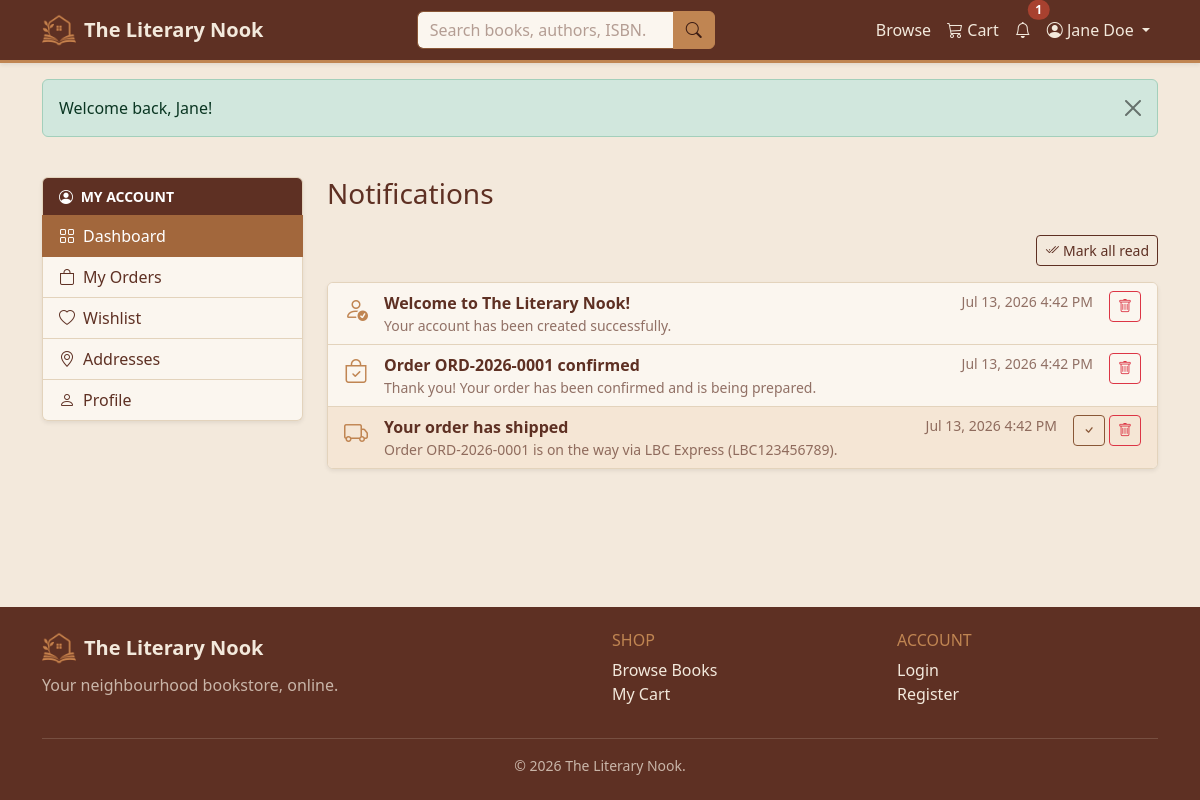
The app's page /customer/notifications.php (signed in) with its own data.
### tables this page shows
CREATE TABLE notifications (
    notification_id INT UNSIGNED NOT NULL AUTO_INCREMENT,
    user_id         INT UNSIGNED NOT NULL,
    type            ENUM('registration','order','shipping','promo','system') NOT NULL,
    subject         VARCHAR(150) NOT NULL,
    message         TEXT         NOT NULL,
    is_read         TINYINT(1)   NOT NULL DEFAULT 0,
    created_at      TIMESTAMP    NOT NULL DEFAULT CURRENT_TIMESTAMP,
    PRIMARY KEY (notification_id),
    KEY idx_notif_user (user_id),
    CONSTRAINT fk_notif_user FOREIGN KEY (user_id)
        REFERENCES users (user_id) ON DELETE CASCADE ON UPDATE CASCADE
);

### config/database.php (called while the page is built, shortened)
<?php
try {
    $conn = mysqli_connect(DB_HOST, DB_USER, DB_PASS, DB_NAME);
    mysqli_set_charset($conn, 'utf8mb4');
} catch (mysqli_sql_exception $e) {
    error_log('Database connection failed: ' . $e->getMessage());
    http_response_code(503);
    echo '<div style="font-family:system-ui,sans-serif;max-width:640px;margin:3rem auto;'
       . 'padding:1.5rem;border:1px solid #e3d3bc;border-radius:.75rem">'
       . '<h3 style="color:#a8412f;margin-top:0">Service temporarily unavailable</h3>'
       . '<p>The site cannot reach its database right now. Please try again shortly.</p>'
       . '</div>';
    exit;
}
function db_types(array $params): string
{
    $types = '';
    foreach ($params as $p) {
        if (is_int($p))        $types .= 'i';
        elseif (is_float($p))  $types .= 'd';
        else                   $types .= 's';
    }
    return $types;
}
function db_run(string $sql, array $params = [], string $types = '')
{
    global $conn;
    $stmt = mysqli_prepare($conn, $sql);
    if ($params) {
        if ($types === '') $types = db_types($params);
        mysqli_stmt_bind_param($stmt, $types, ...$params);
    }
    mysqli_stmt_execute($stmt);
    return $stmt;
}
function db_all(string $sql, array $params = [], string $types = ''): array
{
    $stmt = db_run($sql, $params, $types);
    $res  = mysqli_stmt_get_result($stmt);
    $rows = mysqli_fetch_all($res, MYSQLI_ASSOC);
    return $rows;
}

### functions/functions.php (called while the page is built, shortened)
<?php
function e($value): string
{
    return htmlspecialchars((string) $value, ENT_QUOTES, 'UTF-8');
}
function nice_datetime($datetime): string
{
    return date('M d, Y g:i A', strtotime($datetime));
}

### customer/notifications.php (the view, shortened to what this page needs)
<?php
$uid = (int) $_SESSION['user_id'];
$notifs = db_all('SELECT * FROM notifications WHERE user_id=? ORDER BY created_at DESC', [$uid]);
$icons = ['registration'=>'bi-person-check','order'=>'bi-bag-check','shipping'=>'bi-truck','promo'=>'bi-megaphone','system'=>'bi-gear'];
include INCLUDES_PATH . '/header.php';
include INCLUDES_PATH . '/dash_open.php';
?>
<?php if ($notifs): ?>
  <form method="post" class="mb-3 text-end"><?= csrf_field() ?><input type="hidden" name="action" value="read_all">
    <button class="btn btn-sm btn-outline-dark"><i class="bi bi-check2-all me-1"></i>Mark all read</button></form>
<?php endif; ?>
<div class="card shadow-sm">
  <div class="list-group list-group-flush">
    <?php if (!$notifs): ?>
      <div class="empty-state"><i class="bi bi-bell-slash d-block mb-2"></i>No notifications.</div>
    <?php else: foreach ($notifs as $n): ?>
      <div class="list-group-item d-flex align-items-start gap-3 <?= $n['is_read']?'':'bg-warning-subtle' ?>">
        <i class="bi <?= $icons[$n['type']] ?? 'bi-bell' ?> fs-4 text-warning"></i>
        <div class="flex-grow-1">
          <div class="d-flex justify-content-between">
            <strong><?= e($n['subject']) ?></strong>
            <small class="text-muted"><?= nice_datetime($n['created_at']) ?></small>
          </div>
          <div class="text-muted small"><?= e($n['message']) ?></div>
        </div>
        <div class="d-flex gap-1">
          <?php if (!$n['is_read']): ?>
            <form method="post"><?= csrf_field() ?><input type="hidden" name="action" value="read">
              <button class="btn btn-sm btn-outline-secondary" title="Mark read"><i class="bi bi-check"></i></button></form>
          <?php endif; ?>
          <form method="post"><?= csrf_field() ?><input type="hidden" name="action" value="delete">
            <button class="btn btn-sm btn-outline-danger" title="Delete"><i class="bi bi-trash"></i></button></form>
        </div>
      </div>
    <?php endforeach; endif; ?>
  </div>
</div>
<?php include INCLUDES_PATH . '/dash_close.php'; include INCLUDES_PATH . '/footer.php'; ?>

### assets/css/style.css (style rules this page uses)
:root { --ln-cream: #F3E9DC; --ln-caramel: #C08552; --ln-brownie: #5E3023; --ln-coffee: #895737; --ln-cream-100: #FBF6EF; --ln-cream-300: #E3D3BC; --ln-cream-400: #D6C0A3; --ln-caramel-600: #A2673C; --ln-caramel-700: #8F5A34; --ln-caramel-800: #7C4E2D; --ln-coffee-700: #6F452B; --ln-brownie-700: #4A2419; --ln-brownie-900: #3B1C14; --ln-caramel-soft: rgba(192, 133, 82, .14); --ln-brownie-muted: rgba(94, 48, 35, .68); --bs-primary: #A2673C; --bs-primary-rgb: 162, 103, 60; --bs-secondary: #895737; --bs-secondary-rgb: 137, 87, 55; --bs-info: #895737; --bs-info-rgb: 137, 87, 55; --bs-warning: #C08552; --bs-warning-rgb: 192, 133, 82; --bs-dark: #5E3023; --bs-dark-rgb: 94, 48, 35; --bs-light: #F3E9DC; --bs-light-rgb: 243, 233, 220; --bs-success: #4F6F52; --bs-success-rgb: 79, 111, 82; --bs-danger: #A8412F; --bs-danger-rgb: 168, 65, 47; --bs-body-bg: var(--ln-cream); --bs-body-color: var(--ln-brownie); --bs-body-color-rgb: 94, 48, 35; --bs-emphasis-color: var(--ln-brownie); --bs-heading-color: var(--ln-brownie); --bs-secondary-color: var(--ln-brownie-muted); --bs-tertiary-color: rgba(94, 48, 35, .5); --bs-secondary-bg: var(--ln-cream-300); --bs-secondary-bg-rgb: 227, 211, 188; --bs-tertiary-bg: var(--ln-cream); --bs-tertiary-bg-rgb: 243, 233, 220; --bs-border-color: var(--ln-cream-300); --bs-border-color-translucent: rgba(94, 48, 35, .16); --bs-code-color: var(--ln-coffee); --bs-link-color: var(--ln-coffee); --bs-link-color-rgb: 137, 87, 55; --bs-link-hover-color: var(--ln-brownie); --bs-link-hover-color-rgb: 94, 48, 35; --bs-focus-ring-color: rgba(192, 133, 82, .35); --bs-primary-bg-subtle: #F0E1D2; --bs-primary-border-subtle: var(--ln-cream-400); --bs-primary-text-emphasis: var(--ln-brownie); --bs-secondary-bg-subtle: #EFE2D4; --bs-secondary-border-subtle: var(--ln-cream-400); --bs-secondary-text-emphasis: var(--ln-coffee-700); --bs-info-bg-subtle: #EFE2D4; --bs-info-border-subtle: var(--ln-cream-400); --bs-info-text-emphasis: var(--ln-coffee-700); --bs-warning-bg-subtle: #F5E6D5; --bs-warning-border-subtle: var(--ln-cream-400); --bs-warning-text-emphasis: var(--ln-caramel-800); --bs-light-bg-subtle: var(--ln-cream-100); --bs-light-border-subtle: var(--ln-cream-300); --bs-dark-bg-subtle: var(--ln-cream-400); --bs-dark-border-subtle: var(--ln-coffee); --bs-dark-text-emphasis: var(--ln-brownie); }
body { font-family: 'Segoe UI', system-ui, -apple-system, sans-serif; background-color: var(--ln-cream); color: var(--ln-brownie); }
.btn-outline-dark { --bs-btn-color: var(--ln-brownie); --bs-btn-border-color: var(--ln-brownie); --bs-btn-hover-color: var(--ln-cream); --bs-btn-hover-bg: var(--ln-brownie); --bs-btn-hover-border-color: var(--ln-brownie); --bs-btn-active-color: var(--ln-cream); --bs-btn-active-bg: var(--ln-brownie-700); --bs-btn-active-border-color: var(--ln-brownie-700); --bs-btn-disabled-color: var(--ln-brownie-muted); --bs-btn-disabled-border-color: var(--ln-cream-400); }
.btn-outline-secondary { --bs-btn-color: var(--ln-coffee); --bs-btn-border-color: var(--ln-coffee); --bs-btn-hover-color: #fff; --bs-btn-hover-bg: var(--ln-coffee); --bs-btn-hover-border-color: var(--ln-coffee); --bs-btn-active-color: #fff; --bs-btn-active-bg: var(--ln-coffee-700); --bs-btn-active-border-color: var(--ln-coffee-700); --bs-btn-disabled-color: var(--ln-brownie-muted); --bs-btn-disabled-border-color: var(--ln-cream-400); }
.card { --bs-card-bg: var(--ln-cream-100); --bs-card-border-color: var(--ln-cream-300); --bs-card-cap-bg: var(--ln-cream-100); --bs-card-color: var(--ln-brownie); }
.list-group { --bs-list-group-bg: var(--ln-cream-100); --bs-list-group-color: var(--ln-brownie); --bs-list-group-border-color: var(--ln-cream-300); --bs-list-group-action-hover-color: var(--ln-brownie); --bs-list-group-action-hover-bg: var(--ln-caramel-soft); --bs-list-group-active-color: #fff; --bs-list-group-active-bg: var(--ln-caramel-600); --bs-list-group-active-border-color: var(--ln-caramel-600); }

### records on screen
notifications: subject "Welcome to The Literary Nook!", created_at "Jul 13, 2026 4:42 PM", message "Your account has been created successfully."
notifications: subject "Order ORD-2026-0001 confirmed", created_at "Jul 13, 2026 4:42 PM", message "Thank you! Your order has been confirmed and is being prepared."
notifications: subject "Your order has shipped", created_at "Jul 13, 2026 4:42 PM", message "Order ORD-2026-0001 is on the way via LBC Express (LBC123456789)."

### other values on screen
SITE_NAME "The Literary Nook"
$nc "1"
$u['name'] "Jane Doe"
$f['message'] "Welcome back, Jane!"
$label "Dashboard"
$label "My Orders"
$label "Wishlist"
$label "Addresses"
$label "Profile"
$dash_title "Notifications"
SITE_TAGLINE "Your neighbourhood bookstore, online."
